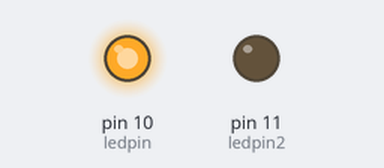
A sketch run on a simulated Arduino Uno, built with avr-gcc and run on an emulated ATmega328P. Parts: output pins drawn as LEDs (lit = HIGH).

Above: at 0.05 s.
At 0.5 s:
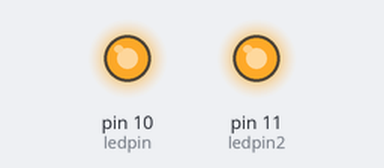
At 0.95 s:
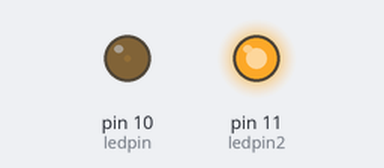
At 1.85 s:
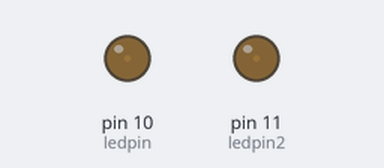
Timing chart, 0 to 4.6 s (numbered marks = the images above):
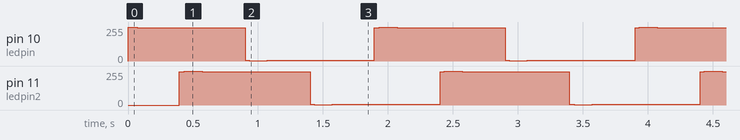

The sketch:

Fade_PWM_cos_Example_10_16.ino
```cpp
/*
Posted by Liza Stark as CC Lab Example Fall 2012

PWM Fade without delay(), given as example in class 10/16

There are a few ways to handle PWM without a delay. Keeping track of your time
through millis() is a pretty common solution, but I found this one to be much more
elegant.

From Christian Liljedahl
http://arduino.cc/forum/index.php/topic,12004.msg91555.html#msg91555
Reply #6 to the post

This is a simple example I use:
Basicly the idea is:
- Use millis() to get the "time"
- Use a sin/cos function to determine the fade-level of the diode.
Benefit of using sinus is, that you get a much more smooth and pretty fade.
Linear fade is dull. :-)

*/


int value, value2 ;
int ledpin = 10;                           // light connected to digital pin 10
int ledpin2 = 11;                           // light connected to digital pin 11
long time=0;

int periode = 2000;
int displace = 500;

void setup()
{
  // nothing for setup
}

void loop()
{
  time = millis();
  value = 128+127*cos(2*PI/periode*time);
  value2 = 128+127*cos(2*PI/periode*(displace-time));
  analogWrite(ledpin, value);           // sets the value (range from 0 to 255)
  analogWrite(ledpin2, value2);           // sets the value (range from 0 to 255)
}
```
